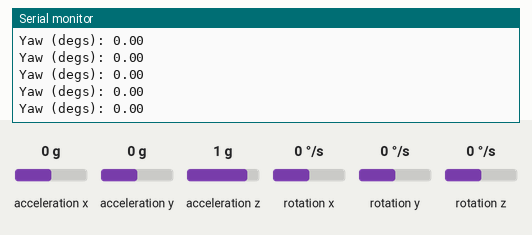
The sketch below on a simulated Arduino Uno, built with avr-gcc and run on an emulated ATmega328P. Shown: the last lines printed to the serial monitor. Wiring (inferred from the names in the program): MPU-6050 motion sensor at I2C address 0x68. The test bench sets the inputs (shaded band); at power-on: acceleration x 0 g, acceleration y 0 g, acceleration z 1 g, rotation x 0 °/s, rotation y 0 °/s, rotation z 0 °/s.

Above: at 1.2 s.
1.3 s: acceleration x set to -1.4 g
At 2.3 s:
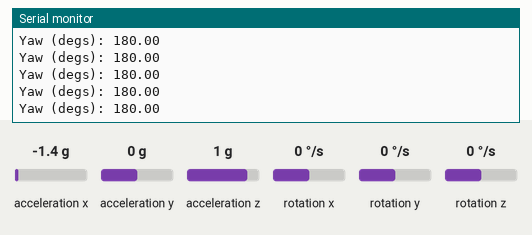
2.8 s: acceleration y set to -1.4 g
At 3.3 s:
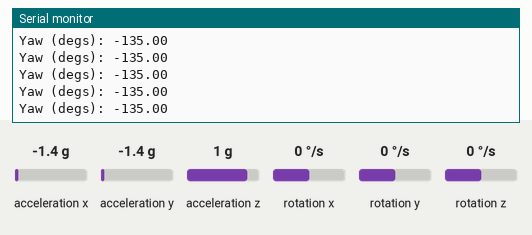
5.8 s: acceleration x set to 0 g
At 6.3 s:
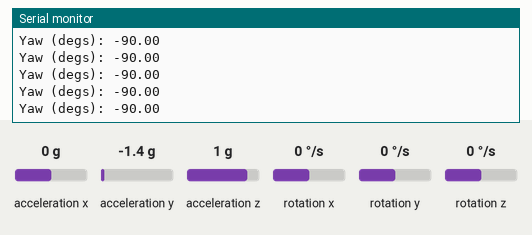
8.8 s: acceleration y set to 0.8 g
At 9.5 s:
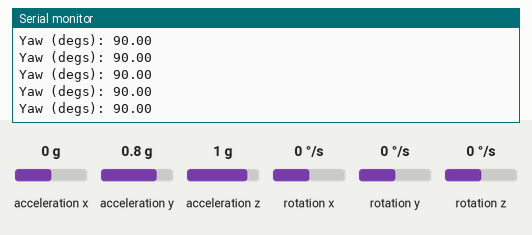
11.8 s: acceleration y set to -0.8 g
At 12.8 s:
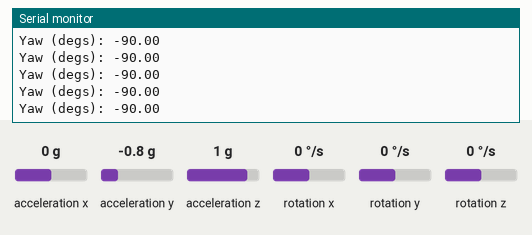
14.8 s: acceleration y set to 1.4 g
At 15.3 s:
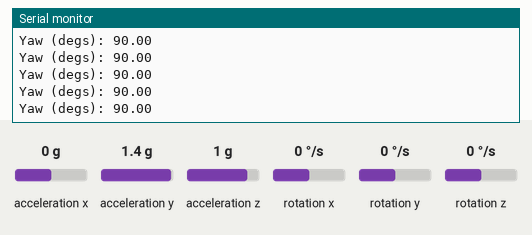
Timing chart, 0 to 17.8 s (numbered marks = the images above; inputs shaded):
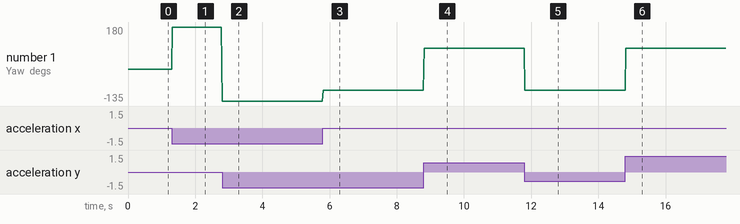

Measured:
- after the input at 1.3 s, the serial monitor: prints a new line at once (image 1)
- after the input at 2.8 s, the serial monitor: prints a new line at once (image 2)
- after the input at 5.8 s, the serial monitor: prints a new line at once (image 3)
- after the input at 8.8 s, the serial monitor: prints a new line at once (image 4)
- after the input at 11.8 s, the serial monitor: prints a new line at once (image 5)
- after the input at 14.8 s, the serial monitor: prints a new line at once (image 6)
- plotted number 1: 0 → 180 after the input at 1.3 s, 180 → -135 after the input at 2.8 s, -135 → -90 after the input at 5.8 s, -90 → 90 after the input at 8.8 s, 90 → -90 after the input at 11.8 s

The sketch:

MPU6050_test.ino
```cpp
#include <MPU6050.h>

#define ACCELE_RANGE 4
#define GYROSC_RANGE 500

#include<Wire.h>
const int MPU_addr = 0x68; // I2C address of the MPU-6050
float AcX, AcY, AcZ, Tmp, GyX, GyY, GyZ;
double g = 9.81;

void setup() {
  Wire.begin();
  Wire.beginTransmission(MPU_addr);
  Wire.write(0x6B);  // PWR_MGMT_1 register
  Wire.write(0);     // set to zero (wakes up the MPU-6050)
  Wire.endTransmission(true);
  Serial.begin(9600);
}
void loop() {
  Wire.beginTransmission(MPU_addr);
  Wire.write(0x3B);  // starting with register 0x3B (ACCEL_XOUT_H)
  Wire.endTransmission(false);
  Wire.requestFrom(MPU_addr, 14, true); // request a total of 14 registers
  AcX = Wire.read() << 8 | Wire.read(); // 0x3B (ACCEL_XOUT_H) & 0x3C (ACCEL_XOUT_L)
  AcY = Wire.read() << 8 | Wire.read(); // 0x3D (ACCEL_YOUT_H) & 0x3E (ACCEL_YOUT_L)
  AcZ = Wire.read() << 8 | Wire.read(); // 0x3F (ACCEL_ZOUT_H) & 0x40 (ACCEL_ZOUT_L)
  Tmp = Wire.read() << 8 | Wire.read(); // 0x41 (TEMP_OUT_H) & 0x42 (TEMP_OUT_L)
  GyX = Wire.read() << 8 | Wire.read(); // 0x43 (GYRO_XOUT_H) & 0x44 (GYRO_XOUT_L)
  GyY = Wire.read() << 8 | Wire.read(); // 0x45 (GYRO_YOUT_H) & 0x46 (GYRO_YOUT_L)
  GyZ = Wire.read() << 8 | Wire.read(); // 0x47 (GYRO_ZOUT_H) & 0x48 (GYRO_ZOUT_L)
  // Serial.print(" AcX = "); Serial.print(AcX / 65536  * ACCELE_RANGE - 0.02); Serial.print("g ");
  // Serial.print(" | AcY = "); Serial.print(AcY / 65536  * ACCELE_RANGE); Serial.print("g ");
  // Serial.print(" | AcZ = "); Serial.print(AcZ/65536  * ACCELE_RANGE); Serial.println("g ");
  // Serial.print(" GyX = "); Serial.print(GyX / 65536  * GYROSC_RANGE); Serial.print("d/s ");
  // Serial.print(" | GyY = "); Serial.print(GyY/65536  * GYROSC_RANGE); Serial.print("d/s ");
  // Serial.print("|GyZ= "); Serial.print(GyZ/65536*GYROSC_RANGE); Serial.println("d/s \n");

  // float AcX_g = AcX / 65536 * ACCELE_RANGE;
  // AcX_g = max(-1.0, min(1.0, AcX_g));
  // double theta = acos(AcX_g) * (180.0 / PI);
  // Serial.print("Tilt Angle (degs): ");
  // Serial.println(theta);

  float AcX_g = AcX / 65536 * ACCELE_RANGE;
  float AcY_g = AcY / 65536 * ACCELE_RANGE;
  double yaw = atan2(AcY_g, AcX_g) * (180.0 / PI);
  Serial.print("Yaw (degs): ");
  Serial.println(yaw);

  delay(20);


}
```
